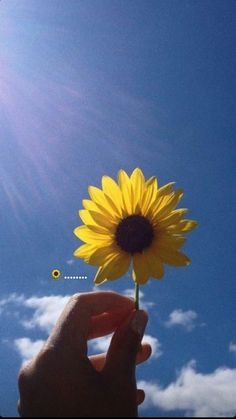
#> input picture trash/photo.jpeg, 236 x 419 px
$ python -i trial.py   (imports and definitions only)
#> lines starting #> are read from the running program, lines starting #| are printed output that depends on the picture
# [66 lines of commented-out code are left out]

import pandas as pd
import numpy as np
import cv2
from scipy.interpolate import UnivariateSpline, interp1d

# Smoothing function
# [20 lines left out: functions smooth_points, interpolate_points, points_to_image, not called in this run]

# Detect shapes

def detect_shapes(img):
    shapes = []
    edges = cv2.Canny(img.copy(), 0, 50)
    edges_line = cv2.GaussianBlur(edges.copy(), (15, 15), 0)

    lines = cv2.HoughLinesP(edges_line, 1, np.pi / 2, threshold=200, minLineLength=0, maxLineGap=100)
    if lines is not None:
        for line in lines:
            for x1, y1, x2, y2 in line:
                shapes.append(("Line", np.array([[x1, y1], [x2, y2]])))

    contours, _ = cv2.findContours(img.copy(), cv2.RETR_EXTERNAL, cv2.CHAIN_APPROX_SIMPLE)
    for contour in contours:
        if cv2.contourArea(contour) < 500:
            continue

        epsilon = 0.03 * cv2.arcLength(contour, True)
        approx = cv2.approxPolyDP(contour, epsilon, True)

        area1 = cv2.contourArea(approx)
        area2 = cv2.contourArea(contour)

        if len(approx) == 3:
            shapes.append(("Triangle", approx))
        elif len(approx) == 4:
            (x, y, w, h) = cv2.boundingRect(approx)
            aspect_ratio = w / float(h)
            shape = "Square" if 0.85 <= aspect_ratio <= 1.15 else "Rectangle"
            shapes.append((shape, approx))
        elif len(approx) > 4:
            area = cv2.contourArea(contour)
            (x, y), radius = cv2.minEnclosingCircle(contour)
            circularity = area / (np.pi * radius * radius)
            if 0.70 <= circularity <= 1.3:
                center = (int(x), int(y))
                radius = int(radius)
                shapes.append(("Circle", (center, radius)))
            else:
                if 1.05 * area2 >= area1 >= 0.95 * area2:
                    shapes.append(("Polygon", approx))

            if len(approx) >= 6:
                ellipse = cv2.fitEllipse(contour)
                center, axes, angle = ellipse
                axes = (int(axes[0] / 2), int(axes[1] / 2))
                ellipse_contour = cv2.ellipse2Poly(
                    center=(int(center[0]), int(center[1])),
                    axes=axes,
                    angle=int(angle),
                    arcStart=0,
                    arcEnd=360,
                    delta=5
                )
                ellipse_contour = np.array(ellipse_contour)
                distance = cv2.pointPolygonTest(ellipse_contour, center, True)
                if abs(distance) < 40:
                    shapes.append(("Ellipse", ellipse_contour))

            if len(approx) == 10:
                shapes.append(("Star", approx))

    shape_priorities = {"Circle": 1, "Square": 2, "Rectangle": 3, "Triangle": 4, "Ellipse": 5,"Star": 6, "Polygon": 7,
                        "Line": 8}

    if shapes:
        shapes = sorted(shapes, key=lambda s: shape_priorities.get(s[0], 9))
        most_probable_shape = shapes[0]
        return [most_probable_shape]

    return shapes


# [35 lines left out: function draw_shapes, not called in this run]


def combine_images(images, positions, width=1000, height=1000):
    combined_image = np.zeros((height, width, 3), dtype=np.uint8)
    for img, (x, y) in zip(images, positions):
        h, w = img.shape[:2]
        x = max(0, min(x, width - w))
        y = max(0, min(y, height - h))
        mask = img != 0
        combined_image[y:y + h, x:x + w][mask] = img[mask]
    return combined_image


# Initialize lists for storing results
processed_curves = []
images = []
positions = []
output_data = []

# Load data into a DataFrame
df = pd.read_csv("trash/tc/occlusion2.csv", header=None, names=['Curve', 'Shape', 'X', 'Y'])
#> (reads occlusion2.csv from the repository)

# Group by curve
curves = df.groupby(['Curve', 'Shape'])

# [26 lines not run here, left out]

# Combine all images into one large image
combined_image = combine_images(images, positions, width=1000, height=1000)
# [1 line not run here, left out]

# [5 lines of commented-out code are left out]

>>> import cv2
>>> picture = cv2.imread('trash/photo.jpeg')
#> picture is the input picture: shape (419, 236, 3); mean B, G, R 134.9, 104.6, 90
>>> result = detect_shapes(picture)
#> in detect_shapes, `edges = cv2.Canny(img.copy(), 0, 50)`:
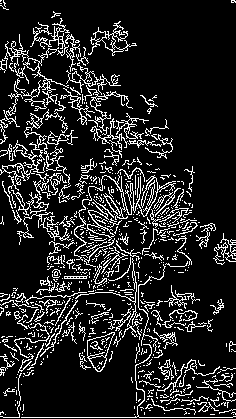
#> edges: shape (419, 236); 14% white in thin lines or dots
#> in detect_shapes, `edges_line = cv2.GaussianBlur(edges.copy(), (15, 15), 0)`:
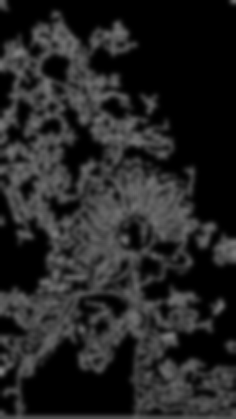
#> edges_line: shape (419, 236); min 0, max 130, mean 35.8
#> in detect_shapes, `lines = cv2.HoughLinesP(edges_line, 1, np.pi / 2, threshold=200, minLi..`: lines = 198 rows, first 6: [102, 418, 102, 23], [110, 418, 110, 18], [93, 418, 93, 23], [100, 418, 100, 22], [45, 418, 45, 15], [50, 418, 50, 6]
#> the loop in detect_shapes, `for line in lines:` made 198 passes
#> after the loop in detect_shapes, `for line in lines:`: shapes = 198 items, first 6: ('Line', [[102, 418], [102, 23]]), ('Line', [[110, 418], [110, 18]]), ('Line', [[93, 418], [93, 23]]), ('Line', [[100, 418], [100, 22]]), ('Line', [[45, 418], [45, 15]]), ('Line', [[50, 418], [50, 6]])
#> (the run stopped early here; a loop or call above may not have finished)
